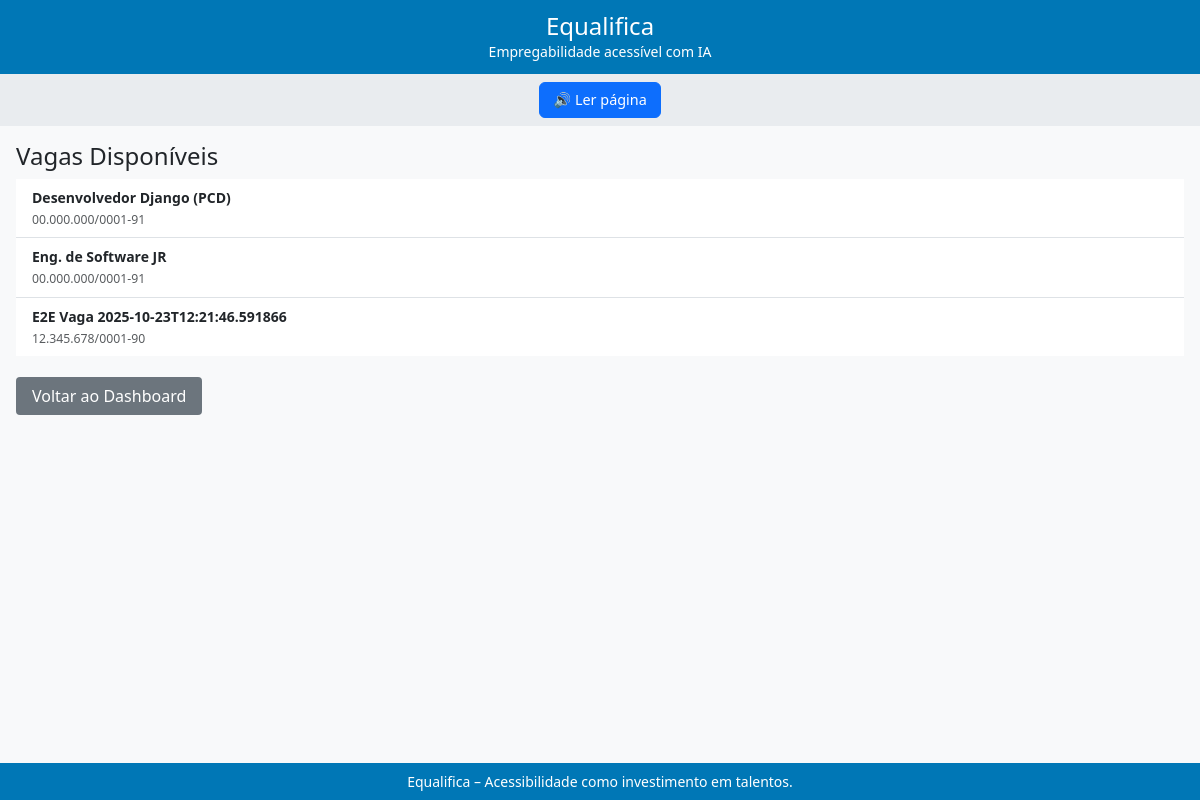
/vagas/, run on the app's committed database.
### recruitment/models.py (models this page shows, shortened)
class Vaga(BaseModel):
    titulo = models.CharField(max_length=200)
    descricao = models.TextField()
    requisitos = models.TextField()
    acessibilidade = models.JSONField(
        default=dict,
        help_text="Ex: {'libras': true, 'legendas': true, 'descricao_alt': true}"
    )
    cnpj_empresa = models.CharField(max_length=18)  # preenchido automaticamente
    class Meta:
        verbose_name = "Vaga"
        verbose_name_plural = "Vagas"

### recruitment/views.py (the view)
# urls.py: path('', views.vagas_list, name='vagas_list'),
def vagas_list(request):
    vagas = Vaga.objects.all()
    return render(request, 'recruitment/vagas_list.html', {'vagas': vagas})

### recruitment/templates/recruitment/vagas_list.html (shortened to what this page needs)
{% extends 'base.html' %}
{% block content %}
<div class="d-flex flex-column h-100">
  <h4 class="mb-2">Vagas Disponíveis</h4>
  {% if vagas %}
    <div class="list-group list-group-flush small flex-grow-1 overflow-auto mb-2">
      {% for vaga in vagas %}
        <a href="{% url 'vaga_detail' vaga.id %}" class="list-group-item list-group-item-action py-2">
          <strong>{{ vaga.titulo|truncatechars:40 }}</strong><br>
          <small class="text-muted">{{ vaga.cnpj_empresa }}</small>
        </a>
      {% endfor %}
    </div>
  {% else %}
    <p class="text-muted small">Nenhuma vaga.</p>
  {% endif %}
  <div style="margin-top: 20px;">
        <a href="/pcd/dashboard/" style="background-color: #6c757d; color: white; padding: 8px 16px; text-decoration: none; border-radius: 4px;">Voltar ao Dashboard</a>
    </div>
</div>
{% endblock %}

### templates/base.html (style rules this page uses)
body { background: #f8f9fa; font-family: 'Segoe UI', Arial, sans-serif; margin: 0; padding: 0; overflow-x: hidden; }

### data on the page
Vaga: titulo "Desenvolvedor Django (PCD)", cnpj_empresa "00.000.000/0001-91"
Vaga: titulo "Eng. de Software JR", cnpj_empresa "00.000.000/0001-91"
Vaga: titulo "E2E Vaga 2025-10-23T12:21:46.591866", cnpj_empresa "12.345.678/0001-90"
